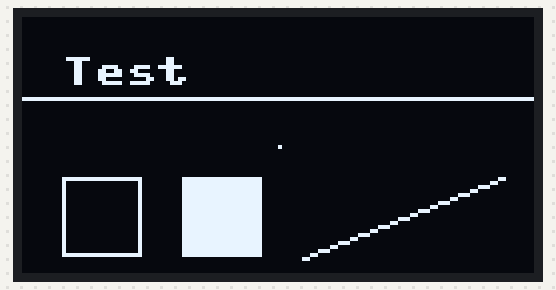
The program below on a simulated ESP32 board running MicroPython. Parts: 128×64 one-colour display. Library files of the repository ran but are not shown: ssd1306.py.

Above: at 0.1 s.
At 1.1 s:
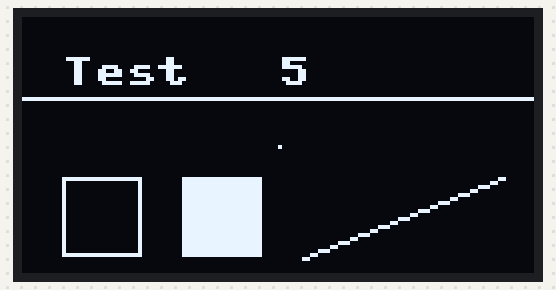
At 2.1 s:
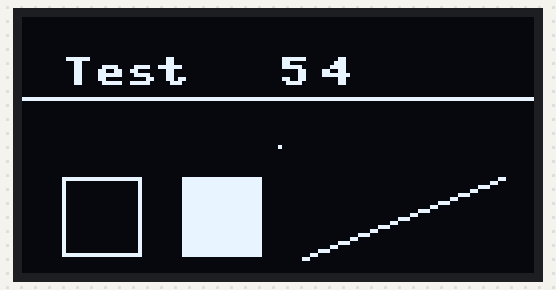
At 5.2 s:
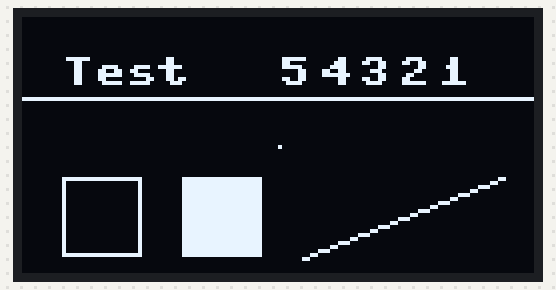
At 9.2 s:
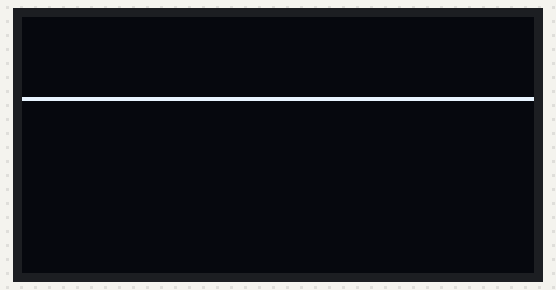
At 10.4 s:
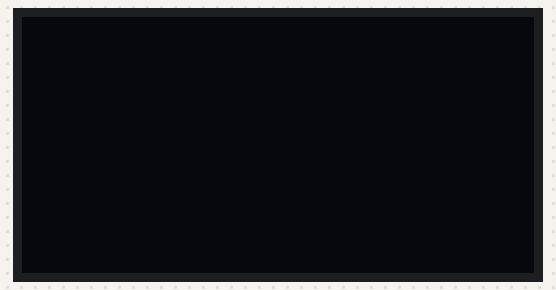

Measured:
- by itself, everything shown: repeats every 11.3 s, in 12 steps
- what the display in image 1 shows lasts 1.0 s, from 1.1 s to 2.1 s
- what the display in image 3 shows lasts 1.0 s, from 5.2 s to 6.2 s
- what the display in image 4 shows lasts 1.3 s, from 9.1 s to 10.4 s

The program:

main.py
```python
from machine import Pin
from machine import I2C
from ssd1306 import SSD1306_I2C
from time import sleep

# The display driver is based on the FrameBuf library and supports the same methods:
# https://docs.micropython.org/en/latest/library/framebuf.html?highlight=framebuf#module-framebuf

i2c = I2C(scl=Pin(22), sda=Pin(21))
display = SSD1306_I2C(128, 64, i2c)

black = 0
white = 1

while True:
    # Clear the screen
    display.fill(black)

    # Text
    x_position = 10
    y_position = 10
    display.text("Test", x_position, y_position)

    # Horisontal line
    x_start = 0
    y_start = 20
    width = display.width
    display.hline(x_start, y_start, width, white)

    # Line
    x_start = 70
    y_start = 60
    x_end = 120
    y_end = 40
    display.line(x_start, y_start, x_end, y_end, white)

    # Individual pixel
    x_position = int(display.width / 2)
    y_position = int(display.height / 2)
    display.pixel(x_position, y_position, white)

    # Rectangle
    x_start = 10
    y_start = 40
    width = 20
    height = 20
    display.rect(x_start, y_start, width, height, white)

    # Filled rectangle
    x_start = 40
    y_start = 40
    width = 20
    height = 20
    display.fill_rect(x_start, y_start, width, height, white)

    # Show everything on the display
    display.show()

    sleep(1)

    # Countdown
    for i in range(5):
        x_position = int(display.width / 2) + 10 * i
        y_position = 10
        display.text(str(5 - i), x_position, y_position)
        display.show()
        sleep(1)

    # Scroll
    x_scroll = 1
    y_scroll = 0
    for i in range(display.width):
        display.scroll(x_scroll, y_scroll)
        display.show()

    sleep(1)
    display.fill(0)
    display.show()
    sleep(1)
```
